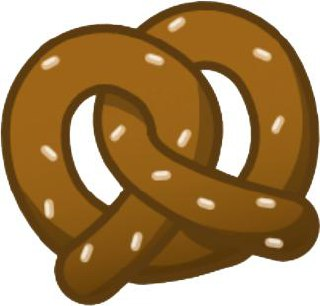
#> input picture tools/assets/prep_items/legacy_base_pretzel_src.jpg, 320 x 306 px
$ python split_sheet.py prep_items/legacy_base_pretzel_src.jpg 5 5 prep_items/legacy_base_pretzel_src.jpg prep_items/legacy_base_pretzel_src.jpg 5
#> lines starting #> are read from the running program, lines starting #| are printed output that depends on the picture
"""Split a transparent sprite sheet (rows x cols grid) into trimmed PNGs.
usage: split_sheet.py sheet.png rows cols outdir name1,name2,... [maxpx]"""
import sys, os
from PIL import Image
src, rows, cols, out, names = sys.argv[1], int(sys.argv[2]), int(sys.argv[3]), sys.argv[4], sys.argv[5].split(',')
maxpx = int(sys.argv[6]) if len(sys.argv) > 6 else 300
im = Image.open(src).convert('RGBA')
W, H = im.size
#> W = 320; H = 306
os.makedirs(out, exist_ok=True)
for i, name in enumerate(names):
    if not name:
        continue
    r, c = divmod(i, cols)
    cell = im.crop((c * W // cols, r * H // rows, (c + 1) * W // cols, (r + 1) * H // rows))
    # drop faint halo pixels, then trim to content
    a = cell.getchannel('A').point(lambda v: 0 if v < 12 else v)
    cell.putalpha(a)
    bb = a.getbbox()
    if not bb:
        print('empty', name); continue
    sp = cell.crop(bb)
    sp.thumbnail((maxpx, maxpx), Image.LANCZOS)
    sp.save(os.path.join(out, f'{name}@3x.png'))
    print(name, sp.size)
#> this loop made 1 pass
#> bb on pass 1: (0, 0, 64, 61)
#> pass 1, `cell = im.crop((c * W // cols, r * H // rows, (c + 1) * W // cols, (r ..`:
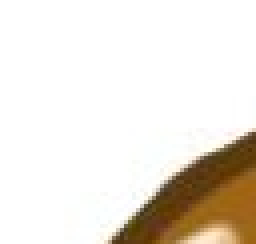
#> cell: PIL image 64x61 RGBA (shown 4 times larger); mean R, G, B, A 234.5, 228.2, 219.3, 255
